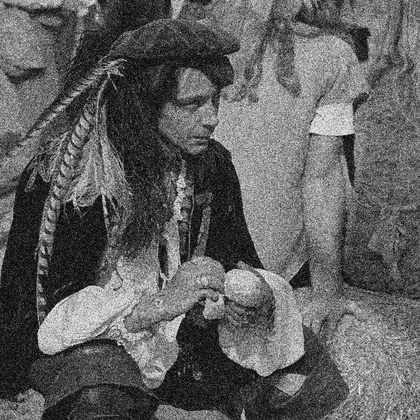
%> input picture Tarea 2/Parte 1/files/imagen2.jpg, 420 x 420 px, shrunk from 1024 x 1024 before the run
$ octave marca_agua_2.m   (GNU Octave 9; MATLAB toolbox functions it lacks are replaced by stand-ins)
%> lines starting %> are read from the running program, lines starting %| are printed output that depends on the picture
clc; clear; close all

%Carga de paquetes
pkg load image
pkg load signal

%Carga de imagenes
A = imread('files/imagen2.jpg');
%> A is the input picture: size 420x420 uint8; min 0, max 255, mean 95.6
[m,n] = size(A);
%> m = 420; n = 420

Out = zeros(128,128);

%Imprime imagen inicial
subplot(1,2,1)
imshow(A)
title("Imagen con Ruido")

A = im2double(A);
%> A: size 420x420 double

%Vectores necesarios
B = zeros(4,4);
Out = zeros(256,256);
p = q = 1;


%=============Proceso inverso=============
B = zeros(4,4);
p = q = 1;
for i = 1:4:m
  for j = 1:4:n
    B(1:4,1:4) = A(i:i+3,j:j+3);
    B1 = dct(B(1,1));
    Out(p,q) = B1;
    q += 1;
    B = zeros(4,4);
  endfor
  q = 1;
  p += 1;
endfor
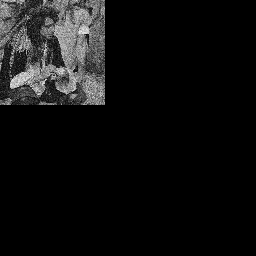
%> Out: size 256x256 double; min 0, max 0.961, mean 0.0634
%> after the loop, B = [0 0 0 0; 0 0 0 0; 0 0 0 0; 0 0 0 0]; p = 106

alpha = 0.1;
U1 = cell2mat(struct2cell(load("files/U1")));
V1 = cell2mat(struct2cell(load("files/V1")));

[U2 S2 V2] = svd(Out);
D = U1 * S2 * V1';

WM = (1/alpha) * (D-S2);

WM = im2uint8(WM);
subplot(1,2,2)
imshow(WM);
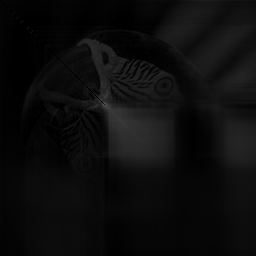
%> displayed picture: size 256x256, on the screen's scale of 0 to 255; min 0, max 81, mean 12.4
title("Marca Extraida")
